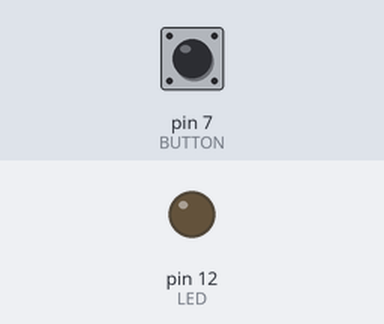
The sketch below on a simulated Arduino Uno, built with avr-gcc and run on an emulated ATmega328P. Shown: output pins drawn as LEDs (lit = HIGH). The test bench sets the inputs (shaded band); at power-on: pin 7 (BUTTON) HIGH.

Above: at 1.2 s.
1.3 s: pin 7 (BUTTON) pulled LOW for 0.15 s
At 1.37 s:
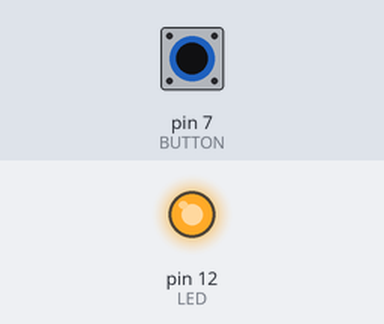
2.9 s: pin 7 (BUTTON) pulled LOW for 3.2 s
At 6.4 s:
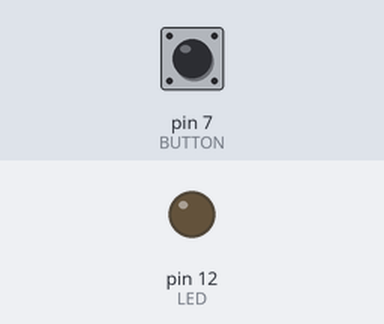
Timing chart, 0 to 7.9 s (numbered marks = the images above; inputs shaded):
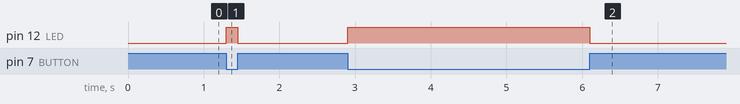

Measured:
- after the input at 1.3 s, pin 12 (LED): LOW → HIGH at once, → LOW 0.15 s later
- after the input at 2.9 s, pin 12 (LED): LOW → HIGH at once, → LOW 3.2 s later

The sketch:

button_led_1.ino
```cpp
#define LED 12
#define BUTTON 7
void setup() {
  pinMode(LED, OUTPUT);
  pinMode(BUTTON,INPUT);
}

void loop() {
  if(digitalRead(BUTTON) == LOW){
    digitalWrite(LED, HIGH);
  }else
  {
    digitalWrite(LED, LOW);
  }
}
```
